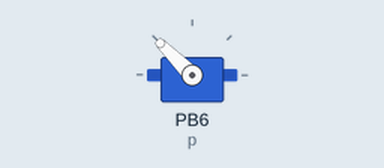
Recording of a program running on a simulated pyboard running MicroPython. On the bench: servo. Servo angles are drawn from the pulse width (0.5 ms = 0°, 2.5 ms = 180°).

Above: at 0.05 s.
At 1.05 s:
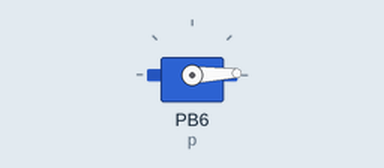
At 1.55 s:
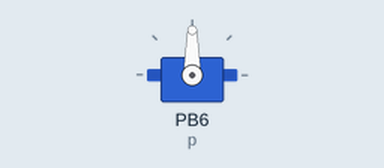
At 2.05 s:
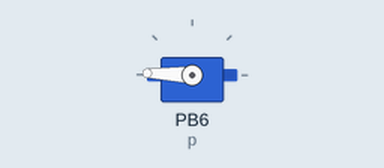
Timing chart, 0 to 4.7 s (numbered marks = the images above):
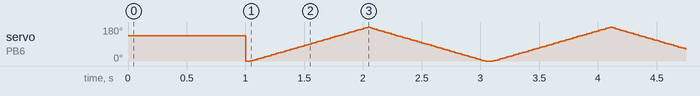

The program:

pwm.py
```python
# -*- coding: utf-8 -*-

from pyb import Pin, Timer
import time

p = Pin('B6') # X1 has TIM2, CH1
tim = Timer(4, freq=50)
ch = tim.channel(1, Timer.PWM, pin=p)
ch.pulse_width_percent(10)

percent=0
delta=1
ch.pulse_width_percent(0)
time.sleep(1)
for x in range(100):
    for i in range(22,125):
        ch.pulse_width_percent(i/10)
        time.sleep(0.01)
    for i in reversed(range(22,125)):
        ch.pulse_width_percent(i/10)
        time.sleep(0.01)
ch.pulse_width_percent(0)
```
